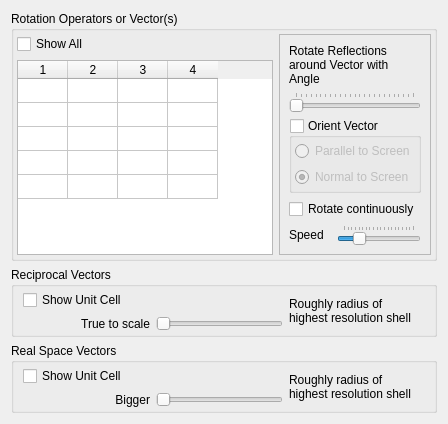
                    <widget class="QWidget" name="vectors_tab">
                     <attribute name="title">
                      <string>Vectors</string>
                     </attribute>
                     <layout class="QGridLayout" name="gridLayout_14">
                      <item row="1" column="0">
                       <widget class="QGroupBox" name="ReciprocUnitCellgrp">
                        <property name="toolTip">
                         <string>&lt;html&gt;&lt;head/&gt;&lt;body&gt;&lt;p&gt;The reciprocal unit cell spanning a*,b*,c* from (0,0,0) to (1,1,1) is located in the centre of the displayed reflections. and is therefore quite small. Adjust the slider to scale its outline to become compatible with the sphere of displayed reflections.&lt;/p&gt;&lt;/body&gt;&lt;/html&gt;</string>
                        </property>
                        <property name="title">
                         <string>Reciprocal Vectors</string>
                        </property>
                        <property name="checkable">
                         <bool>false</bool>
                        </property>
                        <property name="checked">
                         <bool>false</bool>
                        </property>
                        <layout class="QGridLayout" name="gridLayout_15">
                         <property name="topMargin">
                          <number>3</number>
                         </property>
                         <property name="bottomMargin">
                          <number>3</number>
                         </property>
                         <item row="1" column="0">
                          <widget class="QLabel" name="label_2">
                           <property name="sizePolicy">
                            <sizepolicy hsizetype="Preferred" vsizetype="Preferred">
                             <horstretch>0</horstretch>
                             <verstretch>0</verstretch>
                            </sizepolicy>
                           </property>
                           <property name="text">
                            <string>True to scale</string>
                           </property>
                           <property name="alignment">
                            <set>Qt::AlignRight|Qt::AlignTrailing|Qt::AlignVCenter</set>
                           </property>
                           <property name="wordWrap">
                            <bool>true</bool>
                           </property>
                          </widget>
                         </item>
                         <item row="1" column="1">
                          <widget class="QSlider" name="reciprocunitcellslider">
                           <property name="sizePolicy">
                            <sizepolicy hsizetype="Preferred" vsizetype="Fixed">
                             <horstretch>0</horstretch>
                             <verstretch>0</verstretch>
                            </sizepolicy>
                           </property>
                           <property name="minimum">
                            <number>0</number>
                           </property>
                           <property name="maximum">
                            <number>100</number>
                           </property>
                           <property name="orientation">
                            <enum>Qt::Horizontal</enum>
                           </property>
                          </widget>
                         </item>
                         <item row="0" column="2" rowspan="2">
                          <widget class="QLabel" name="label_4">
                           <property name="text">
                            <string>Roughly radius of highest resolution shell</string>
                           </property>
                           <property name="wordWrap">
                            <bool>true</bool>
                           </property>
                          </widget>
                         </item>
                         <item row="0" column="0">
                          <widget class="QCheckBox" name="DrawReciprocUnitCellBox">
                           <property name="sizePolicy">
                            <sizepolicy hsizetype="Preferred" vsizetype="Fixed">
                             <horstretch>0</horstretch>
                             <verstretch>0</verstretch>
                            </sizepolicy>
                           </property>
                           <property name="text">
                            <string>Show Unit Cell</string>
                           </property>
                          </widget>
                         </item>
                        </layout>
                       </widget>
                      </item>
                      <item row="0" column="0">
                       <widget class="QGroupBox" name="RotationVectorsBox">
                        <property name="sizePolicy">
                         <sizepolicy hsizetype="Preferred" vsizetype="Preferred">
                          <horstretch>0</horstretch>
                          <verstretch>0</verstretch>
                         </sizepolicy>
                        </property>
                        <property name="maximumSize">
                         <size>
                          <width>16777215</width>
                          <height>16777215</height>
                         </size>
                        </property>
                        <property name="title">
                         <string>Rotation Operators or Vector(s)</string>
                        </property>
                        <property name="checkable">
                         <bool>false</bool>
                        </property>
                        <layout class="QGridLayout" name="gridLayout_8">
                         <property name="leftMargin">
                          <number>3</number>
                         </property>
                         <property name="topMargin">
                          <number>3</number>
                         </property>
                         <property name="rightMargin">
                          <number>3</number>
                         </property>
                         <property name="bottomMargin">
                          <number>3</number>
                         </property>
                         <item row="0" column="0">
                          <widget class="QCheckBox" name="ShowAllVectorsBtn">
                           <property name="sizePolicy">
                            <sizepolicy hsizetype="Preferred" vsizetype="Fixed">
                             <horstretch>0</horstretch>
                             <verstretch>0</verstretch>
                            </sizepolicy>
                           </property>
                           <property name="text">
                            <string>Show All</string>
                           </property>
                           <property name="tristate">
                            <bool>true</bool>
                           </property>
                          </widget>
                         </item>
                         <item row="0" column="1" rowspan="2">
                          <widget class="QFrame" name="RotateAroundframe">
                           <property name="sizePolicy">
                            <sizepolicy hsizetype="Preferred" vsizetype="Preferred">
                             <horstretch>1</horstretch>
                             <verstretch>1</verstretch>
                            </sizepolicy>
                           </property>
                           <property name="frameShape">
                            <enum>QFrame::StyledPanel</enum>
                           </property>
                           <property name="frameShadow">
                            <enum>QFrame::Raised</enum>
                           </property>
                           <layout class="QGridLayout" name="gridLayout_18">
                            <item row="0" column="0" colspan="2">
                             <widget class="QLabel" name="rotavecangle_labeltxt">
                              <property name="sizePolicy">
                               <sizepolicy hsizetype="Preferred" vsizetype="Minimum">
                                <horstretch>0</horstretch>
                                <verstretch>0</verstretch>
                               </sizepolicy>
                              </property>
                              <property name="minimumSize">
                               <size>
                                <width>120</width>
                                <height>0</height>
                               </size>
                              </property>
                              <property name="text">
                               <string>Rotate Reflections around Vector with Angle</string>
                              </property>
                              <property name="wordWrap">
                               <bool>true</bool>
                              </property>
                             </widget>
                            </item>
                            <item row="1" column="0" colspan="2">
                             <widget class="QSlider" name="rotavecangle_slider">
                              <property name="sizePolicy">
                               <sizepolicy hsizetype="Preferred" vsizetype="MinimumExpanding">
                                <horstretch>0</horstretch>
                                <verstretch>0</verstretch>
                               </sizepolicy>
                              </property>
                              <property name="minimumSize">
                               <size>
                                <width>120</width>
                                <height>0</height>
                               </size>
                              </property>
                              <property name="toolTip">
                               <string>&lt;html&gt;&lt;head/&gt;&lt;body&gt;&lt;p&gt;If just one vector is drawn the reflections can be rotated to a particular angle around that vector.&lt;/p&gt;&lt;/body&gt;&lt;/html&gt;</string>
                              </property>
                              <property name="maximum">
                               <number>720</number>
                              </property>
                              <property name="pageStep">
                               <number>20</number>
                              </property>
                              <property name="orientation">
                               <enum>Qt::Horizontal</enum>
                              </property>
                              <property name="tickPosition">
                               <enum>QSlider::TicksAbove</enum>
                              </property>
                              <property name="tickInterval">
                               <number>30</number>
                              </property>
                             </widget>
                            </item>
                            <item row="2" column="0" colspan="2">
                             <widget class="QGroupBox" name="AlignVectorGroupBox">
                              <property name="enabled">
                               <bool>true</bool>
                              </property>
                              <property name="sizePolicy">
                               <sizepolicy hsizetype="Preferred" vsizetype="Minimum">
                                <horstretch>0</horstretch>
                                <verstretch>0</verstretch>
                               </sizepolicy>
                              </property>
                              <property name="toolTip">
                               <string>&lt;html&gt;&lt;head/&gt;&lt;body&gt;&lt;p&gt;If just one vector is drawn it can be oriented together with the reflections by ticking this checkbox.&lt;/p&gt;&lt;/body&gt;&lt;/html&gt;</string>
                              </property>
                              <property name="title">
                               <string>Orient Vector</string>
                              </property>
                              <property name="checkable">
                               <bool>true</bool>
                              </property>
                              <property name="checked">
                               <bool>false</bool>
                              </property>
                              <layout class="QGridLayout" name="gridLayout_17">
                               <property name="leftMargin">
                                <number>3</number>
                               </property>
                               <property name="topMargin">
                                <number>3</number>
                               </property>
                               <property name="rightMargin">
                                <number>3</number>
                               </property>
                               <property name="bottomMargin">
                                <number>3</number>
                               </property>
                               <item row="0" column="0">
                                <widget class="QRadioButton" name="AlignParallelBtn">
                                 <property name="sizePolicy">
                                  <sizepolicy hsizetype="Preferred" vsizetype="Fixed">
                                   <horstretch>0</horstretch>
                                   <verstretch>0</verstretch>
                                  </sizepolicy>
                                 </property>
                                 <property name="text">
                                  <string>Parallel to Screen</string>
                                 </property>
                                </widget>
                               </item>
                               <item row="1" column="0">
                                <widget class="QRadioButton" name="AlignNormalBtn">
                                 <property name="sizePolicy">
                                  <sizepolicy hsizetype="Preferred" vsizetype="Fixed">
                                   <horstretch>0</horstretch>
                                   <verstretch>0</verstretch>
                                  </sizepolicy>
                                 </property>
                                 <property name="text">
                                  <string>Normal to Screen</string>
                                 </property>
                                 <property name="checked">
                                  <bool>true</bool>
                                 </property>
                                </widget>
                               </item>
                              </layout>
                             </widget>
                            </item>
                            <item row="3" column="0" colspan="2">
                             <widget class="QCheckBox" name="AnimaRotCheckBox">
                              <property name="sizePolicy">
                               <sizepolicy hsizetype="Preferred" vsizetype="MinimumExpanding">
                                <horstretch>0</horstretch>
                                <verstretch>0</verstretch>
                               </sizepolicy>
                              </property>
                              <property name="toolTip">
                               <string>&lt;html&gt;&lt;head/&gt;&lt;body&gt;&lt;p&gt;If just one vector is drawn the reflections can be rotated continuously around that vector.&lt;/p&gt;&lt;/body&gt;&lt;/html&gt;</string>
                              </property>
                              <property name="text">
                               <string>Rotate continuously</string>
                              </property>
                             </widget>
                            </item>
                            <item row="4" column="0">
                             <widget class="QLabel" name="label_8">
                              <property name="text">
                               <string>Speed</string>
                              </property>
                             </widget>
                            </item>
                            <item row="4" column="1">
                             <widget class="QSlider" name="AnimateSpeedSlider">
                              <property name="sizePolicy">
                               <sizepolicy hsizetype="Preferred" vsizetype="Fixed">
                                <horstretch>0</horstretch>
                                <verstretch>0</verstretch>
                               </sizepolicy>
                              </property>
                              <property name="minimum">
                               <number>1</number>
                              </property>
                              <property name="maximum">
                               <number>20</number>
                              </property>
                              <property name="pageStep">
                               <number>1</number>
                              </property>
                              <property name="value">
                               <number>5</number>
                              </property>
                              <property name="sliderPosition">
                               <number>5</number>
                              </property>
                              <property name="orientation">
                               <enum>Qt::Horizontal</enum>
                              </property>
                              <property name="tickPosition">
                               <enum>QSlider::TicksAbove</enum>
                              </property>
                              <property name="tickInterval">
                               <number>1</number>
                              </property>
                             </widget>
                            </item>
                           </layout>
                          </widget>
                         </item>
                         <item row="1" column="0">
                          <widget class="QTableWidget" name="vectortable2">
                           <property name="sizePolicy">
                            <sizepolicy hsizetype="Preferred" vsizetype="Expanding">
                             <horstretch>3</horstretch>
                             <verstretch>1</verstretch>
                            </sizepolicy>
                           </property>
                           <property name="toolTip">
                            <string>&lt;html&gt;&lt;head/&gt;&lt;body&gt;&lt;p&gt;Tick checkboxes to draw the rotation axes defined by the space group.&lt;br/&gt;Enter additional vectors from origin defined either as axes of rotation operators, plain reciprocal coordinates (as hkl) or plain real space fractional coordinates (as abc).&lt;br/&gt;To enter a new vector, first override the &amp;quot;new vector&amp;quot; name with a preferred name. Then enter the definition of the vector in either the &amp;quot;rotation&amp;quot;, the &amp;quot;as hkl&amp;quot; or the &amp;quot;as abc&amp;quot; column.&lt;/p&gt;&lt;/body&gt;&lt;/html&gt;</string>
                           </property>
                           <property name="verticalScrollBarPolicy">
                            <enum>Qt::ScrollBarAsNeeded</enum>
                           </property>
                           <property name="sizeAdjustPolicy">
                            <enum>QAbstractScrollArea::AdjustIgnored</enum>
                           </property>
                           <property name="dragEnabled">
                            <bool>false</bool>
                           </property>
                           <property name="verticalScrollMode">
                            <enum>QAbstractItemView::ScrollPerPixel</enum>
                           </property>
                           <property name="horizontalScrollMode">
                            <enum>QAbstractItemView::ScrollPerPixel</enum>
                           </property>
                           <property name="wordWrap">
                            <bool>true</bool>
                           </property>
                           <property name="rowCount">
                            <number>5</number>
                           </property>
                           <property name="columnCount">
                            <number>4</number>
                           </property>
                           <attribute name="horizontalHeaderCascadingSectionResizes">
                            <bool>false</bool>
                           </attribute>
                           <attribute name="horizontalHeaderDefaultSectionSize">
                            <number>50</number>
                           </attribute>
                           <attribute name="verticalHeaderVisible">
                            <bool>false</bool>
                           </attribute>
                           <attribute name="verticalHeaderMinimumSectionSize">
                            <number>10</number>
                           </attribute>
                           <attribute name="verticalHeaderDefaultSectionSize">
                            <number>24</number>
                           </attribute>
                           <row/>
                           <row/>
                           <row/>
                           <row/>
                           <row/>
                           <column/>
                           <column/>
                           <column/>
                           <column/>
                          </widget>
                         </item>
                        </layout>
                       </widget>
                      </item>
                      <item row="2" column="0">
                       <widget class="QGroupBox" name="RealUnitCellBoxgrp">
                        <property name="sizePolicy">
                         <sizepolicy hsizetype="Preferred" vsizetype="Preferred">
                          <horstretch>0</horstretch>
                          <verstretch>0</verstretch>
                         </sizepolicy>
                        </property>
                        <property name="toolTip">
                         <string>&lt;html&gt;&lt;head/&gt;&lt;body&gt;&lt;p&gt;The real space unit cell is often much larger than the sphere of displayed reflections. Adjust the slider to scale its outline to become compatible with the sphere of displayed reflections.&lt;/p&gt;&lt;/body&gt;&lt;/html&gt;</string>
                        </property>
                        <property name="title">
                         <string>Real Space Vectors</string>
                        </property>
                        <property name="checkable">
                         <bool>false</bool>
                        </property>
                        <property name="checked">
                         <bool>false</bool>
                        </property>
                        <layout class="QGridLayout" name="gridLayout_26">
                         <property name="topMargin">
                          <number>3</number>
                         </property>
                         <property name="bottomMargin">
                          <number>3</number>
                         </property>
                         <item row="1" column="0">
                          <widget class="QLabel" name="label_6">
                           <property name="sizePolicy">
                            <sizepolicy hsizetype="Preferred" vsizetype="Preferred">
                             <horstretch>0</horstretch>
                             <verstretch>0</verstretch>
                            </sizepolicy>
                           </property>
                           <property name="text">
                            <string>Bigger</string>
                           </property>
                           <property name="alignment">
                            <set>Qt::AlignRight|Qt::AlignTrailing|Qt::AlignVCenter</set>
                           </property>
                           <property name="wordWrap">
                            <bool>true</bool>
                           </property>
                          </widget>
                         </item>
                         <item row="1" column="1">
                          <widget class="QSlider" name="unitcellslider">
                           <property name="sizePolicy">
                            <sizepolicy hsizetype="Preferred" vsizetype="Fixed">
                             <horstretch>0</horstretch>
                             <verstretch>0</verstretch>
                            </sizepolicy>
                           </property>
                           <property name="minimum">
                            <number>0</number>
                           </property>
                           <property name="maximum">
                            <number>100</number>
                           </property>
                           <property name="orientation">
                            <enum>Qt::Horizontal</enum>
                           </property>
                          </widget>
                         </item>
                         <item row="0" column="0">
                          <widget class="QCheckBox" name="DrawRealUnitCellBox">
                           <property name="sizePolicy">
                            <sizepolicy hsizetype="Preferred" vsizetype="Fixed">
                             <horstretch>0</horstretch>
                             <verstretch>0</verstretch>
                            </sizepolicy>
                           </property>
                           <property name="text">
                            <string>Show Unit Cell</string>
                           </property>
                          </widget>
                         </item>
                         <item row="0" column="2" rowspan="2">
                          <widget class="QLabel" name="label_5">
                           <property name="sizePolicy">
                            <sizepolicy hsizetype="Preferred" vsizetype="Preferred">
                             <horstretch>0</horstretch>
                             <verstretch>0</verstretch>
                            </sizepolicy>
                           </property>
                           <property name="text">
                            <string>Roughly radius of highest resolution shell</string>
                           </property>
                           <property name="wordWrap">
                            <bool>true</bool>
                           </property>
                          </widget>
                         </item>
                        </layout>
                       </widget>
                      </item>
                     </layout>
                    </widget>
